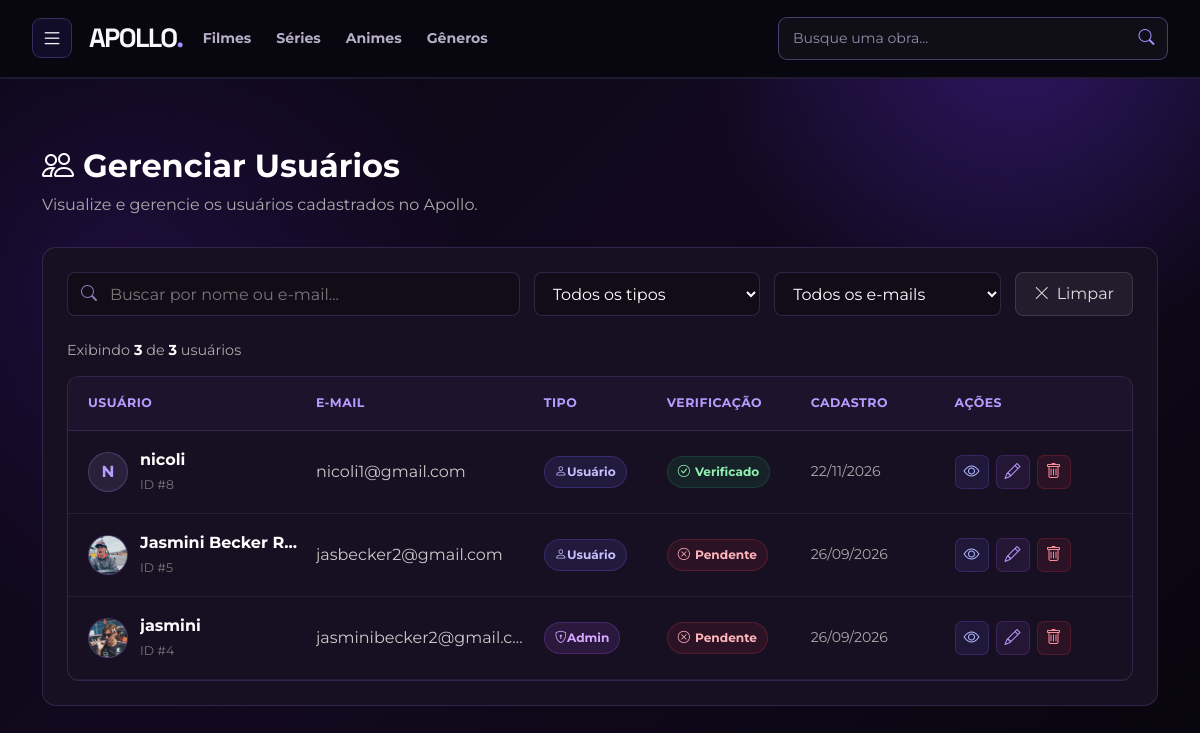
Page /adm/GerenciarUsuarios.php (signed in) on the earlier database version.
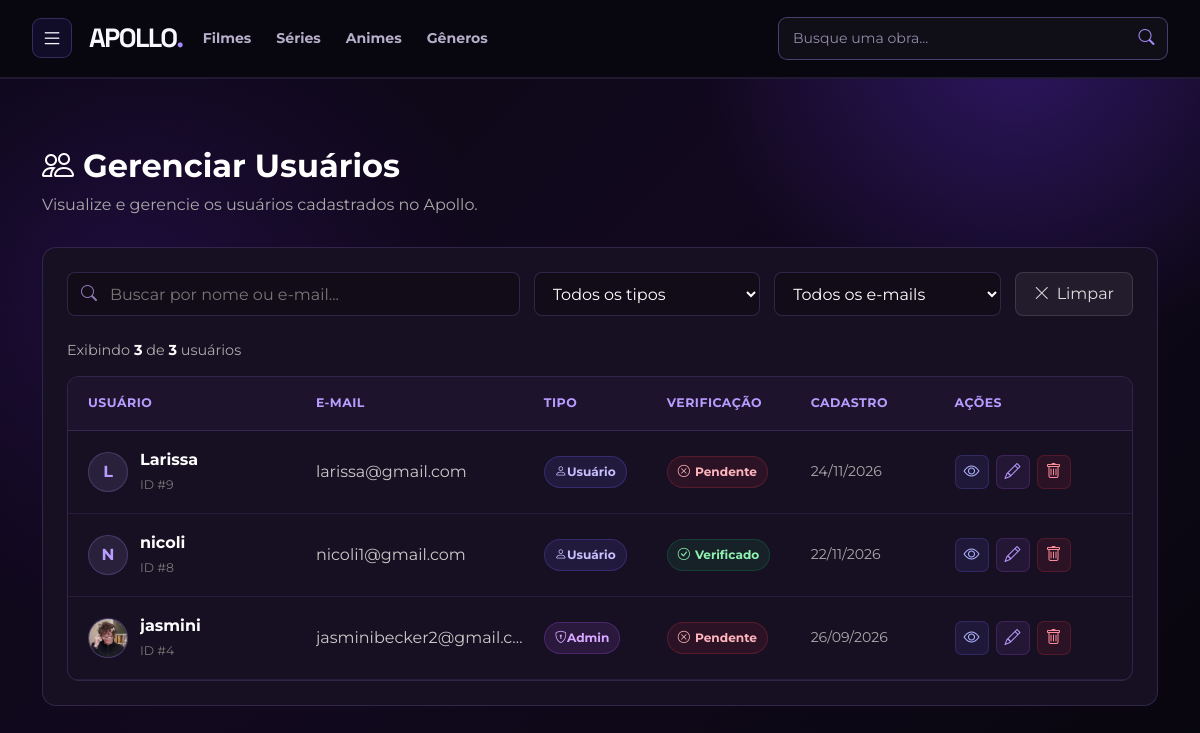
Same page on the later database version.
### tables this page shows
CREATE TABLE `usuarios` (
  `id` int UNSIGNED NOT NULL,
  `nome` varchar(120) NOT NULL,
  `email` varchar(150) NOT NULL,
  `senha` varchar(255) NOT NULL,
  `tipo` enum('usuario','admin') NOT NULL DEFAULT 'usuario',
  `email_verificado` tinyint(1) NOT NULL DEFAULT '0',
  `foto` varchar(500) DEFAULT NULL,
  `bio` varchar(255) DEFAULT NULL,
  `criado_em` timestamp NULL DEFAULT CURRENT_TIMESTAMP
);

### www/includes/functions.php (called while the page is built, shortened)
<?php
$host = 'mysql';
$banco = 'pi_apollo';
$usuario = 'root';
$senhaBanco = '1234';
function conectarBanco(): PDO
{
    global $host, $banco, $usuario, $senhaBanco;
    static $conexao = null;
    if ($conexao === null) {
        $dsn = "mysql:host=$host;port=3306;dbname=$banco;charset=utf8mb4";
        $conexao = new PDO(
            $dsn,
            $usuario,
            $senhaBanco,
            [
                PDO::ATTR_ERRMODE => PDO::ERRMODE_EXCEPTION,
                PDO::ATTR_DEFAULT_FETCH_MODE => PDO::FETCH_ASSOC
            ]
        );
    }
    return $conexao;
}
function e($texto)
{
    return htmlspecialchars($texto ?? '', ENT_QUOTES, 'UTF-8');
}
function buscarTodosUsuarios()
{
    $conexao = conectarBanco();
    $sql = "
        SELECT
            id,
            nome,
            email,
            tipo,
            email_verificado,
            foto,
            bio,
            criado_em
        FROM usuarios
        ORDER BY criado_em DESC
    ";
    $consulta = $conexao->query($sql);
    return $consulta->fetchAll();
}

### www/adm/GerenciarUsuarios.php (the view, shortened to what the changed rows need)
<?php
require_once __DIR__ . '/../includes/functions.php';
$busca = trim($_GET['busca'] ?? '');
$filtroTipo = $_GET['tipo'] ?? '';
$filtroVerificado = $_GET['verificado'] ?? '';
$usuarios = buscarTodosUsuarios();
$usuariosFiltrados = array_filter(
    $usuarios,
    function ($usuario) use ($busca, $filtroTipo, $filtroVerificado) {
        if ($busca !== '') {
            $textoBusca = mb_strtolower($busca, 'UTF-8');
            $nome = mb_strtolower($usuario['nome'] ?? '', 'UTF-8');
            $email = mb_strtolower($usuario['email'] ?? '', 'UTF-8');
            if (
                mb_strpos($nome, $textoBusca, 0, 'UTF-8') === false &&
                mb_strpos($email, $textoBusca, 0, 'UTF-8') === false
            ) {
                return false;
            }
        }
        if ($filtroTipo !== '') {
            if (($usuario['tipo'] ?? '') !== $filtroTipo) {
                return false;
            }
        }
        if ($filtroVerificado !== '') {
            $verificado = (int) ($usuario['email_verificado'] ?? 0);
            if ($filtroVerificado === '1' && $verificado !== 1) {
                return false;
            }
            if ($filtroVerificado === '0' && $verificado !== 0) {
                return false;
            }
        }
        return true;
    }
);
?>
<!DOCTYPE html>
<html lang="pt-BR">
<head>
    <link
        href="https://cdn.jsdelivr.net/npm/bootstrap@5.3.8/dist/css/bootstrap.min.css"
        rel="stylesheet"
    >
    <link
        rel="stylesheet"
        href="https://cdn.jsdelivr.net/npm/bootstrap-icons@1.13.1/font/bootstrap-icons.min.css"
    >
    <link
        rel="stylesheet"
        href="../css/styles.css"
    >
</head>
<body>
<main class="container py-5">
    <div class="admin-cabecalho">
        <h1>
            <i class="bi bi-people"></i>
            Gerenciar Usuários
        </h1>
    </div>
    <section class="admin-secao">
        <div class="tabela-usuarios">
            <?php if (empty($usuariosFiltrados)): ?>
                <div class="sem-usuarios">
                    <i class="bi bi-person-x"></i>
                    <div>
                        Nenhum usuário encontrado.
                    </div>
                </div>
            <?php else: ?>
                <?php foreach ($usuariosFiltrados as $usuario): ?>
                    <?php
                    $id = (int) $usuario['id'];
                    $nome = $usuario['nome'] ?? '';
                    $email = $usuario['email'] ?? '';
                    $tipo = $usuario['tipo'] ?? 'usuario';
                    $verificado = (int) ($usuario['email_verificado'] ?? 0);
                    $foto = $usuario['foto'] ?? null;
                    $criadoEm = $usuario['criado_em'] ?? null;
                    $inicial = mb_strtoupper(
                        mb_substr($nome, 0, 1, 'UTF-8'),
                        'UTF-8'
                    );
                    ?>
                    <div class="tabela-usuarios-linha">
                        <div class="usuario-nome">
                            <div class="usuario-avatar">
                                <?php if (!empty($foto)): ?>
                                    <img
                                        src="<?= e($foto) ?>"
                                        alt="Foto de <?= e($nome) ?>"
                                    >
                                <?php else: ?>
                                    <?= e($inicial) ?>
                                <?php endif; ?>
                            </div>
                            <div class="usuario-nome-texto">
                                <strong>
                                    <?= e($nome) ?>
                                </strong>
                                <span class="usuario-id">
                                    ID #<?= $id ?>
                                </span>
                            </div>
                        </div>
                        <div class="usuario-email">
                            <?= e($email) ?>
                        </div>
                        <div>
                            <?php if ($tipo === 'admin'): ?>
                                <span class="badge-tipo badge-admin">
                                    <i class="bi bi-shield-lock"></i>
                                    Admin
                                </span>
                            <?php else: ?>
                                <span class="badge-tipo badge-usuario">
                                    <i class="bi bi-person"></i>
                                    Usuário
                                </span>
                            <?php endif; ?>
                        </div>
                        <div>
                            <?php if ($verificado === 1): ?>
                                <span class="badge-verificado">
                                    <i class="bi bi-check-circle"></i>
                                    Verificado
                                </span>
                            <?php else: ?>
                                <span class="badge-nao-verificado">
                                    <i class="bi bi-x-circle"></i>
                                    Pendente
                                </span>
                            <?php endif; ?>
                        </div>
                        <div class="coluna-data data-cadastro">
                            <?php
                            if (!empty($criadoEm)) {
                                echo date('d/m/Y', strtotime($criadoEm));
                            } else {
                                echo '-';
                            }
                            ?>
                        </div>
                        <div class="acoes-usuario">
                            <button
                                type="button"
                                class="botao-acao-usuario botao-visualizar"
                                title="Visualizar"
                                data-bs-toggle="modal"
                                data-bs-target="#modalVisualizar<?= $id ?>"
                            >
                                <i class="bi bi-eye"></i>
                            </button>
                            <button
                                type="button"
                                class="botao-acao-usuario botao-editar"
                                title="Editar"
                                data-bs-toggle="modal"
                                data-bs-target="#modalEditar<?= $id ?>"
                            >
                                <i class="bi bi-pencil"></i>
                            </button>
                            <button
                                type="button"
                                class="botao-acao-usuario botao-excluir"
                                title="Excluir"
                                data-bs-toggle="modal"
                                data-bs-target="#modalExcluir<?= $id ?>"
                            >
                                <i class="bi bi-trash"></i>
                            </button>
                        </div>
                    </div>
                <?php endforeach; ?>
            <?php endif; ?>
        </div>
    </section>
</main>
</body>
</html>

Differences in the rows shown:
removed usuarios: foto (picture), nome "Jasmini Becker R…", id "5", email "jasbecker2@gmail.com", tipo "usuario" (drawn), email_verificado 0 (drawn), criado_em "26/09/2026"
added usuarios: nome "L", nome "Larissa", id "9", email "larissa@gmail.com", tipo "usuario" (drawn), email_verificado 0 (drawn), criado_em "24/11/2026"
changed usuarios "jasmini": foto: a different picture
